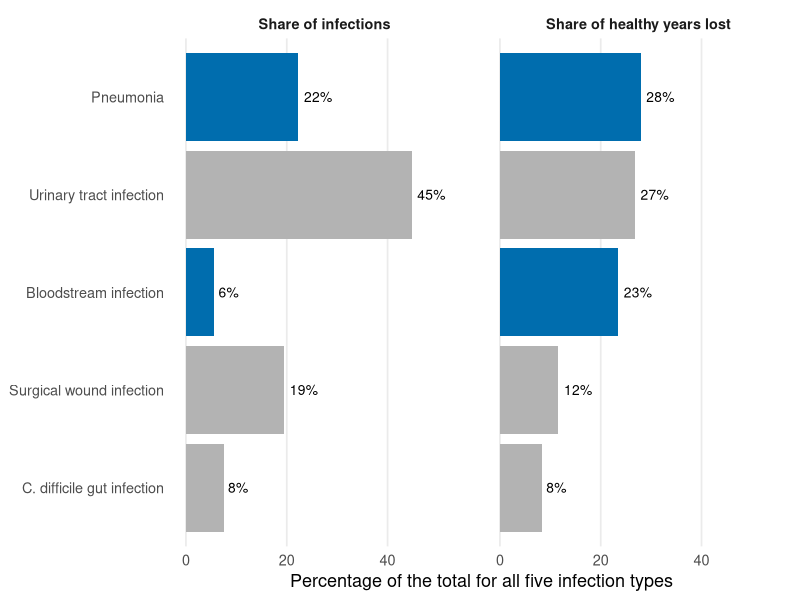

Write R code to recreate this figure.
## ---- chunk 1
#| label: setup
library(tidyverse)
## ---- chunk 2
#| label: tbl-compare
#| tbl-cap: "Germany had fewer infections per hospital patient but more per 100,000 people than the European average, 2011–12."

# Values reported in Zacher et al. (2019), rounded for readers
germany_vs_eu <- tibble(
  `How it is counted` = c(
    "New infections per 100 hospital patients",
    "New infections per 100,000 people",
    "Healthy years lost per 100,000 people"
  ),
  Germany = c("2.4", "592", "308"),
  `European average` = c("2.8", "468", "290"),
  `What the comparison suggests` = c(
    "Lower in Germany",
    "Higher in Germany",
    "Difference uncertain"
  )
)

knitr::kable(germany_vs_eu, align = "lrrl")
## ---- chunk 3
#| label: fig-shares
#| fig-cap: "Pneumonia and bloodstream infections (blue) made up a larger share of healthy years lost than of infections. Germany, 2011. Shares calculated from Zacher et al. (2019)."
#| fig-width: 8
#| fig-height: 3.5

# Cases and healthy years lost (DALYs) for each infection type in Germany
hai_germany <- tibble(
  infection = c(
    "Pneumonia",
    "Urinary tract infection",
    "Bloodstream infection",
    "Surgical wound infection",
    "C. difficile gut infection"
  ),
  cases = c(106586, 214150, 26976, 93222, 36002),
  dalys = c(69508, 66701, 58350, 28842, 20890)
)

# Totals for all five types
total_cases <- 478222
total_dalys <- 248920

hai_shares <- hai_germany |>
  mutate(
    `Share of infections` = cases / total_cases * 100,
    `Share of healthy years lost` = dalys / total_dalys * 100,
    highlight = ifelse(infection == "Pneumonia" | infection == "Bloodstream infection",
                       "Yes", "No")
  ) |>
  pivot_longer(
    cols = c(`Share of infections`, `Share of healthy years lost`),
    names_to = "share_type",
    values_to = "percent"
  ) |>
  mutate(share_type = factor(share_type,
                             levels = c("Share of infections", "Share of healthy years lost")))

ggplot(
  hai_shares,
  aes(
    x = percent,
    y = fct_reorder(infection, dalys),
    fill = highlight
  )
) +
  geom_col() +
  geom_text(
    aes(label = paste0(round(percent), "%")),
    hjust = -0.2,
    size = 3.5
  ) +
  facet_wrap(~ share_type) +
  scale_fill_manual(values = c("Yes" = "#006DAE", "No" = "grey70"),
                    guide = "none") +
  expand_limits(x = 55) +
  labs(
    x = "Percentage of the total for all five infection types",
    y = NULL
  ) +
  theme_minimal(base_size = 13) +
  theme(
    panel.grid.major.y = element_blank(),
    panel.grid.minor = element_blank(),
    strip.text = element_text(face = "bold")
  )
